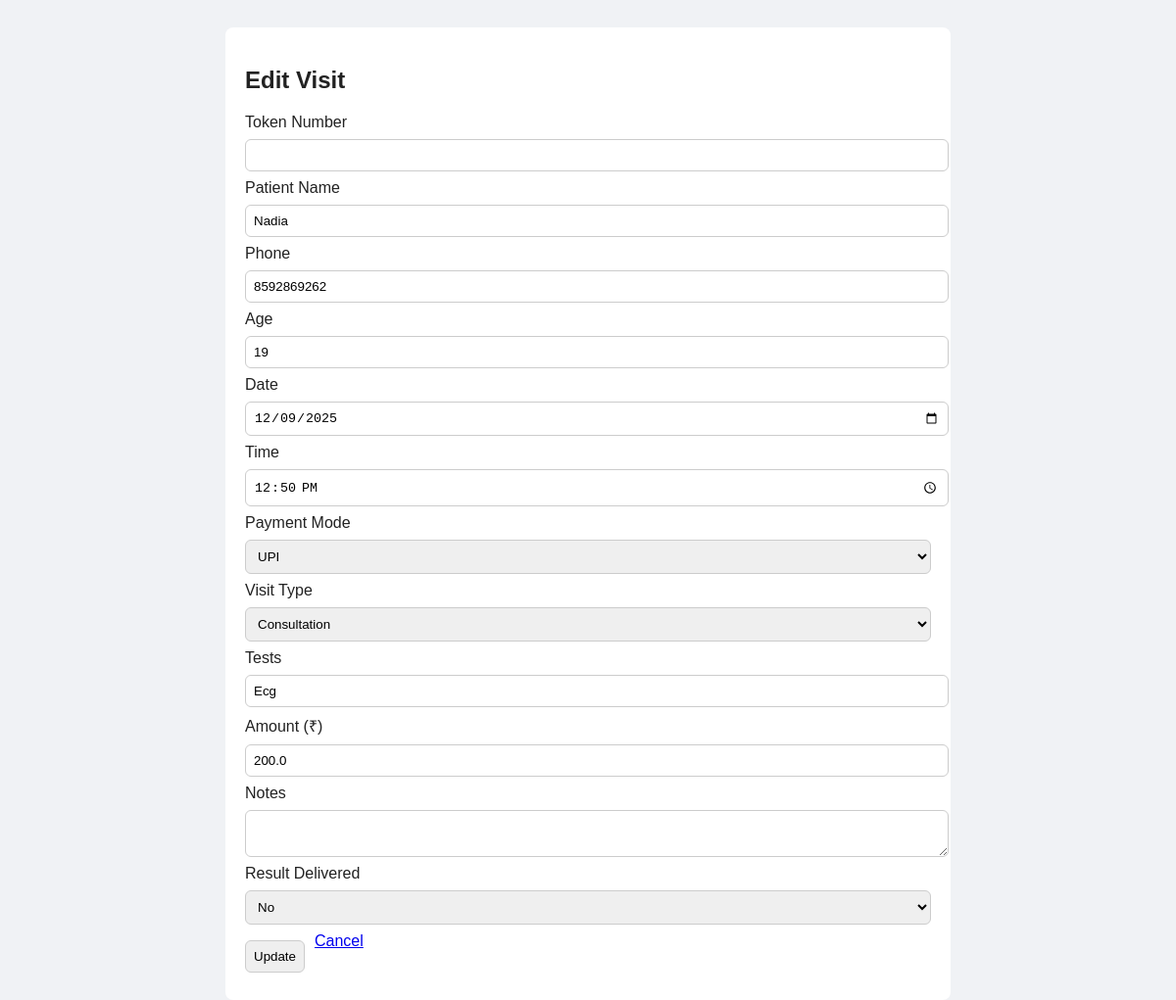
Screenshot of /edit/2 (signed in) with the database file from the repository.
### tables this page shows
CREATE TABLE visits (
        id INTEGER PRIMARY KEY AUTOINCREMENT,
        token_number TEXT,
        name TEXT NOT NULL,
        phone TEXT NOT NULL,
        age TEXT,
        date TEXT NOT NULL,
        time TEXT NOT NULL,
        payment_mode TEXT,
        tests TEXT,
        visit_type TEXT,
        amount REAL DEFAULT 0,
        notes TEXT,
        result_delivered TEXT DEFAULT 'No'
    );

### app.py (the view)
@app.route('/edit/<int:id>', methods=['GET'])
@login_required
def edit(id):
    conn = sqlite3.connect(DB_FILE)
    c = conn.cursor()
    c.execute("SELECT * FROM visits WHERE id = ?", (id,))
    visit = c.fetchone()
    conn.close()
    if not visit:
        return redirect('/')
    return render_template('edit.html', visit=visit)

### app.py (called while the page is built)
def login_required(f):
    @wraps(f)
    def wrapped(*args, **kwargs):
        if not session.get('admin_id'):
            return redirect(url_for('login', next=request.path))
        return f(*args, **kwargs)
    return wrapped

### templates/edit.html (shortened to what this page needs)
<!doctype html>
<html>
<head>
</head>
<body>
  <div class="card">
    <h2>Edit Visit</h2>
    <form method="POST" action="/update/{{ visit[0] }}">
      <label>Token Number</label>
      <input name="token_number" value="{{ visit[1] or '' }}" />
      <label>Patient Name</label>
      <input name="name" value="{{ visit[2] }}" required />
      <label>Phone</label>
      <input name="phone" value="{{ visit[3] }}" required />
      <label>Age</label>
      <input name="age" value="{{ visit[4] }}" />
      <label>Date</label>
      <input type="date" name="date" value="{{ visit[5] }}" required />
      <label>Time</label>
      <input type="time" name="time" value="{{ visit[6] }}" required />
      <label>Payment Mode</label>
      <select name="payment_mode">
        <option {{ 'selected' if visit[7]=='UPI' else ''}}>UPI</option>
      </select>
      <label>Visit Type</label>
      <select name="visit_type">
        <option {{ 'selected' if visit[9]=='Consultation' else ''}}>Consultation</option>
      </select>
      <label>Tests</label>
      <input name="tests" value="{{ visit[8] or '' }}" />
      <label>Amount (₹)</label>
      <input type="number" name="amount" step="0.01" value="{{ visit[10] or 0 }}" />
      <label>Notes</label>
      <textarea name="notes">{{ visit[11] or '' }}</textarea>
      <label>Result Delivered</label>
      <select name="result_delivered">
        <option value="No" {{ 'selected' if visit[12] != 'Yes' else '' }}>No</option>
      </select>
      <div class="actions">
        <button type="submit">Update</button>
        <a href="/">Cancel</a>
      </div>
    </form>
  </div>
</body>
</html>

### templates/edit.html (style rules this page uses)
body { font-family:Arial;background:var(--bg, #f0f2f5);color:var(--text,#222);padding:20px }
.card { max-width:700px;margin:auto;background:#fff;padding:20px;border-radius:8px }
input,select,textarea,button { display:block;width:100%;margin:8px 0;padding:8px;border-radius:6px;border:1px solid #ccc }
.actions { display:flex;gap:10px }
.actions a, .actions button { width:auto }

### rows the page displays
visits: name "Nadia", phone "8592869262", age "19", date "12/09/2025", time "12:50", tests "Ecg", amount "200.0"
